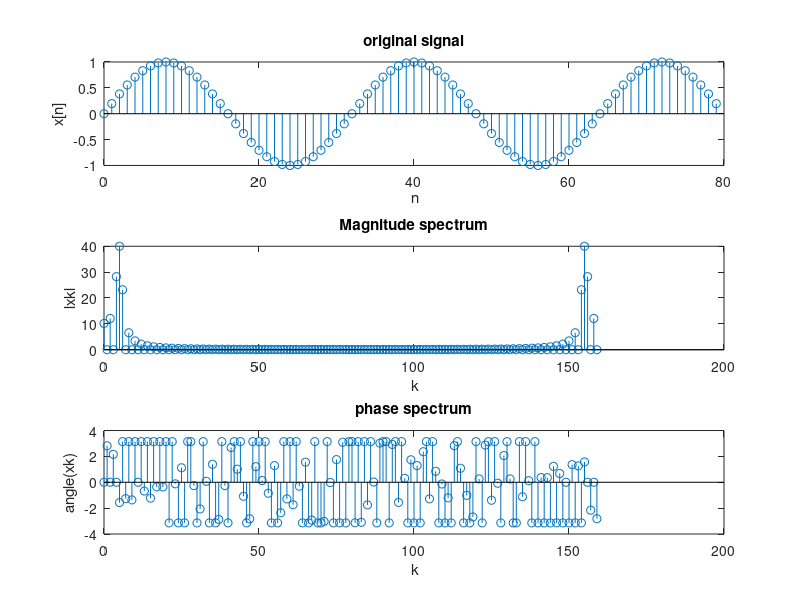

This chart was generated by the following MATLAB code:
clc;
clear;

%N=4;
%N=8;
x=[1,2,3,6];

%N=80;
N=160;
%n1=0:7;
n1=0:79;
x=sin(2*pi*n1*250/8000);

xk=fft(x,N);

n=0:1:N-1;
subplot(3,1,1);
n1=0:1:length(x)-1;
stem(n1,x);
xlabel(' n');
ylabel('x[n]');
title('original signal');

subplot(3,1,2);
stem(n,abs(xk));
xlabel(' k');
ylabel('lxkl');

title('Magnitude spectrum');

subplot(3,1,3);
stem(n,angle(xk));
xlabel(' k');
ylabel('angle(xk)');

title('phase spectrum');